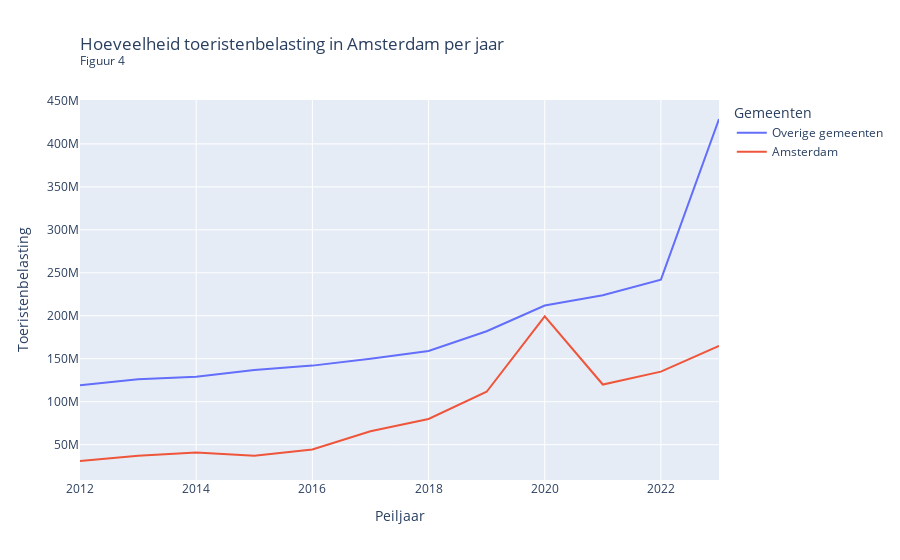

The cell this chart's notebook holds for it:
### Markdown cell above
$\textbf{Toeristenbelasting}$

Door het stijgende aantal toeristen dat Amsterdam bezoekt, stijgt ook de inkomsten van toeristenbelasting van Amsterdam. Toeristenbelasting is de belasting die gemeenten kunnen heffen op bezoekers die geen inwoner zijn van de gemeente (CBS, 2016).

De hoge opbrengsten van toeristenbelasting in Amsterdam kunnen gedeeltelijk worden toegeschreven aan het feit dat de stad een breed scala aan accommodaties biedt, variërend van grote hotels en campings tot particuliere bed & breakfasts, short stay-appartementen en vakantiehuur. Dit betekent dat de belasting wordt geheven op een breed scala aan overnachtingsmogelijkheden, waardoor de totale inkomsten toenemen (Gemeente Amsterdam, 2023). 

Bovendien heeft Amsterdam een groot aantal bezoekers per jaar, waardoor de totale hoeveelheid toeristenbelasting die wordt opgehaald aanzienlijk hoger is dan in veel andere gemeenten in Nederland. De stad investeert deze opbrengsten vervolgens in de algemene middelen van de gemeente, wat betekent dat het geld wordt gebruikt voor uiteenlopende doeleinden, zoals het onderhouden en verbeteren van de infrastructuur, de aanleg en het onderhoud van wegen, parken en stranden, en andere openbare voorzieningen (Rijksoverheid, 2023).

### Code cell
# Figuur 4

fig4 = go.Figure()

fig4.add_trace(go.Scatter(x=toeristenbelasting["Jaar"], y=toeristenbelasting["Overige gemeenten"], mode="lines", name="Overige gemeenten"))
fig4.add_trace(go.Scatter(x=toeristenbelasting["Jaar"], y=toeristenbelasting["Amsterdam"], mode="lines", name="Amsterdam"))

# Grafiek layout aanpassen
fig4.update_layout(
    xaxis_title="Peiljaar",
    yaxis_title="Toeristenbelasting",
    title=go.layout.Title(
        text="Hoeveelheid toeristenbelasting in Amsterdam per jaar <br><sup>Figuur 4</sup>",
        xref="paper",
        x=0),
    legend_title = "Gemeenten"
)
fig4.show()

### Figure 1 — Plotly figure (JSON) as saved in the notebook; plotly's stock layout.template omitted (floating-point values rounded to 4 significant figures)
{"data": [{"mode": "lines", "name": "Overige gemeenten", "type": "scatter", "x": [2012, 2013, 2014, 2015, 2016, 2017, 2018, 2019, 2020, 2021, 2022, 2023], "y": [119000000, 126000000, 129000000, 137000000, 142000000, 150000000, 159000000, 182000000, 212000000, 224000000, 242000000, 429000000]}, {"mode": "lines", "name": "Amsterdam", "type": "scatter", "x": [2012, 2013, 2014, 2015, 2016, 2017, 2018, 2019, 2020, 2021, 2022, 2023], "y": [31000000, 37000000, 41000000, 37023000, 44429000, 65569000, 79955000, 111569000, 199269000, 120000000, 135000000, 165000000]}], "layout": {"legend": {"title": {"text": "Gemeenten"}}, "title": {"text": "Hoeveelheid toeristenbelasting in Amsterdam per jaar <br><sup>Figuur 4</sup>", "x": 0, "xref": "paper"}, "xaxis": {"title": {"text": "Peiljaar"}}, "yaxis": {"title": {"text": "Toeristenbelasting"}}}}
